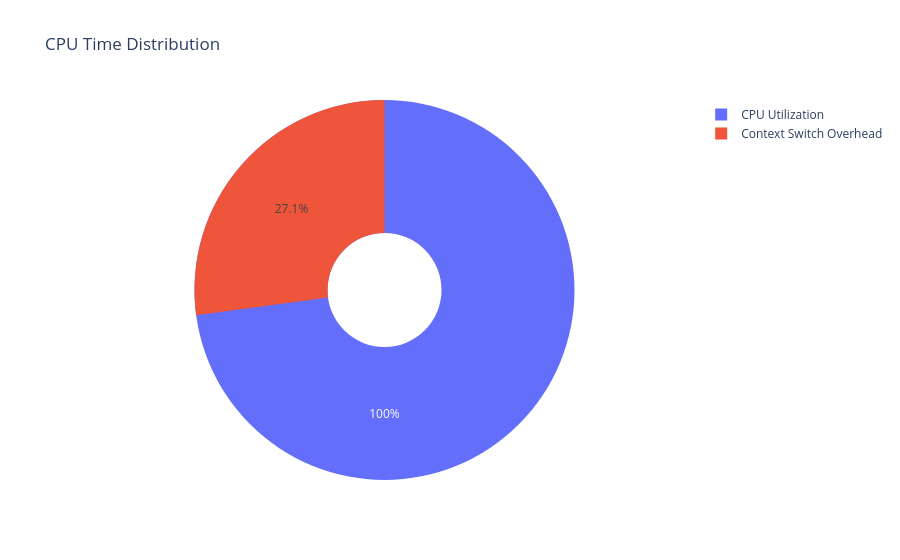

The code cell stored with this chart in its notebook:
### Markdown cell above
## CPU Utilization

visualizing the CPU utilization and context switch overhead.

### Code cell
# Create pie chart for CPU utilization
labels = ['CPU Utilization', 'Context Switch Overhead', 'Idle Time']
values = [
    metrics['cpu_utilization'],
    metrics['context_switch_overhead'],
    100 - metrics['cpu_utilization'] - metrics['context_switch_overhead']
]

fig = go.Figure(data=[go.Pie(labels=labels, values=values, hole=.3)])
fig.update_layout(title='CPU Time Distribution')
fig.show()

### Figure 1 — Plotly figure (JSON) as saved in the notebook; plotly's stock layout.template omitted (floating-point values rounded to 4 significant figures)
{"data": [{"hole": 0.3, "labels": ["CPU Utilization", "Context Switch Overhead", "Idle Time"], "type": "pie", "values": [100, 27.12, -27.12]}], "layout": {"title": {"text": "CPU Time Distribution"}}}
